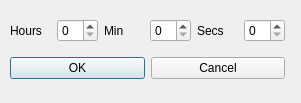
<?xml version="1.0" encoding="UTF-8"?>
<ui version="4.0">
 <class>edit_dialog</class>
 <widget class="QDialog" name="edit_dialog">
  <property name="geometry">
   <rect>
    <x>0</x>
    <y>0</y>
    <width>301</width>
    <height>103</height>
   </rect>
  </property>
  <property name="windowTitle">
   <string>Dialog</string>
  </property>
  <widget class="QWidget" name="verticalLayoutWidget">
   <property name="geometry">
    <rect>
     <x>10</x>
     <y>10</y>
     <width>275</width>
     <height>80</height>
    </rect>
   </property>
   <layout class="QVBoxLayout" name="verticalLayout">
    <item>
     <layout class="QHBoxLayout" name="horizontalLayout_2">
      <item>
       <widget class="QLabel" name="edit_dialog_hours">
        <property name="text">
         <string>Hours</string>
        </property>
       </widget>
      </item>
      <item>
       <widget class="QSpinBox" name="edit_dialog_input_hours"/>
      </item>
      <item>
       <widget class="QLabel" name="edit_dialog_minutes">
        <property name="text">
         <string>Min</string>
        </property>
       </widget>
      </item>
      <item>
       <widget class="QSpinBox" name="edit_dialog_input_minutes"/>
      </item>
      <item>
       <widget class="QLabel" name="edit_dialog_seconds">
        <property name="text">
         <string>Secs</string>
        </property>
       </widget>
      </item>
      <item>
       <widget class="QSpinBox" name="edit_dialog_input_seconds"/>
      </item>
     </layout>
    </item>
    <item>
     <layout class="QHBoxLayout" name="horizontalLayout">
      <item>
       <widget class="QPushButton" name="edit_dialog_ok">
        <property name="text">
         <string>OK</string>
        </property>
       </widget>
      </item>
      <item>
       <widget class="QPushButton" name="edit_dialog_cancel">
        <property name="text">
         <string>Cancel</string>
        </property>
       </widget>
      </item>
     </layout>
    </item>
   </layout>
  </widget>
 </widget>
 <resources/>
 <connections/>
</ui>
